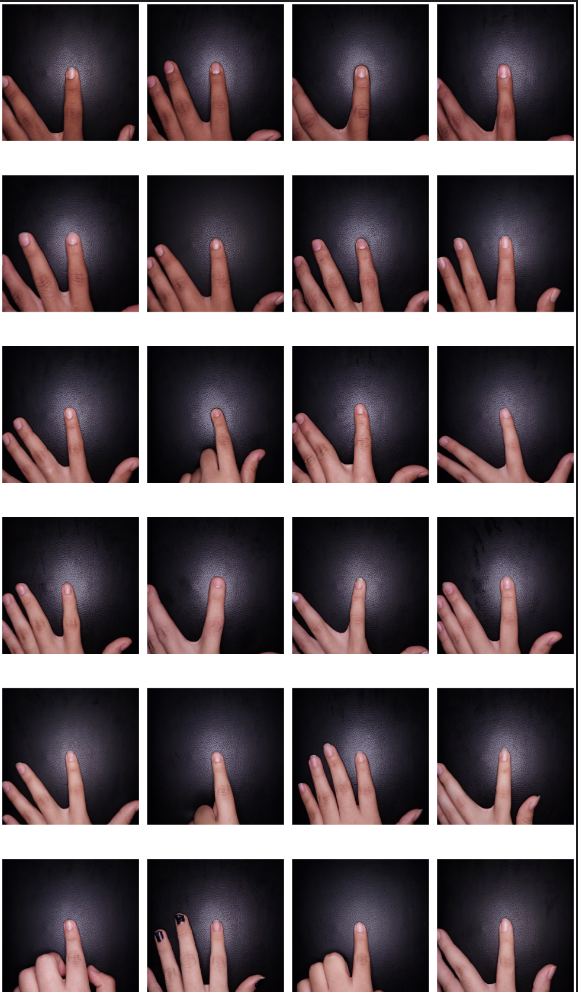
#> input picture Screenshot 2026-02-07 192527.png, 578 x 992 px, given as the content of the folder dataset/valles/raw/Normal/ex, which was not available
$ python 1_segment.py
#> lines starting #> are read from the running program, lines starting #| are printed output that depends on the picture; after the words box and inside, x2 and y2 are one past the last pixel; in counts of white or black regions, pixels touching at a corner belong together; pictures that were not available may be replaced by others from this repository, and a replacement may not be noted
import cv2
import numpy as np
import os
import glob

#segment skin regions from images in a folder (adapted for VALLES dataset) and save the results

def load_to_bgr_uint8(path):
    """
    Converts image to BGR uint8 format.
    """
#> called with path = '_only/Screenshot 2026-02-07 192527.png'
    bgr = cv2.imread(path, cv2.IMREAD_COLOR)
#> bgr is the input picture: shape (992, 578, 3); mean B, G, R 91.6, 87.5, 97.5
    if bgr is None:
        raise FileNotFoundError(f"Could not read {path}")
    return bgr

def create_skin_mask(bgr):
    #convert to YCrCb color space
    ycrcb = cv2.cvtColor(bgr, cv2.COLOR_BGR2YCrCb)
#> ycrcb: shape (992, 578, 3); mean of channels 0, 1, 2 91, 132.7, 128.3
    Y, Cr, Cb = cv2.split(ycrcb)
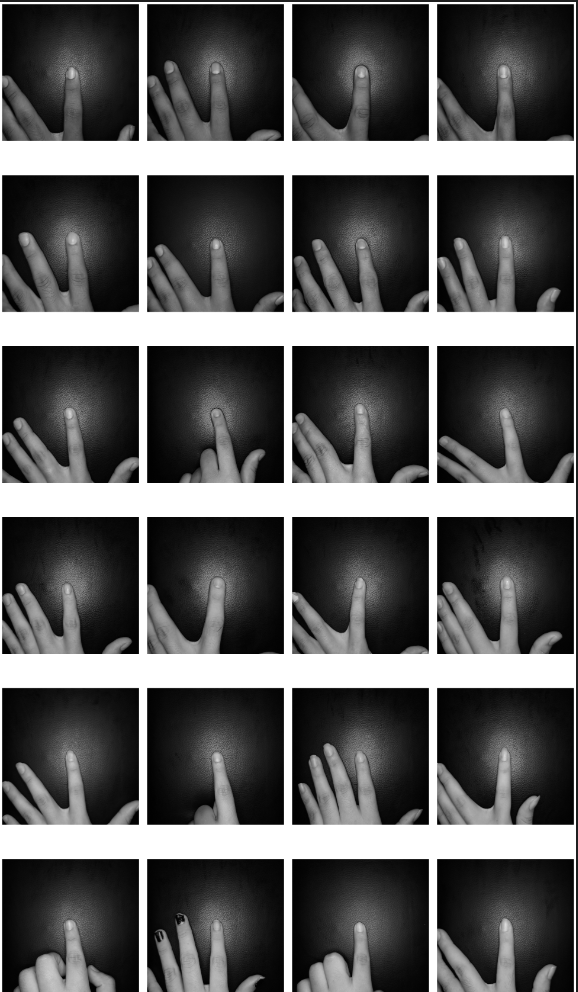
#> Y: shape (992, 578); min 0, max 255, mean 91
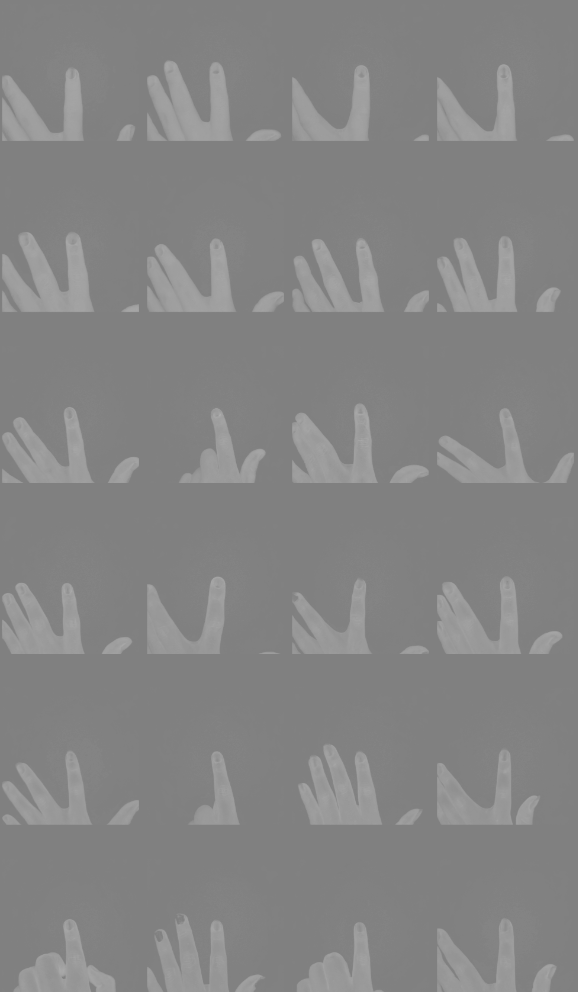
#> Cr: shape (992, 578); min 127, max 173, mean 132.7
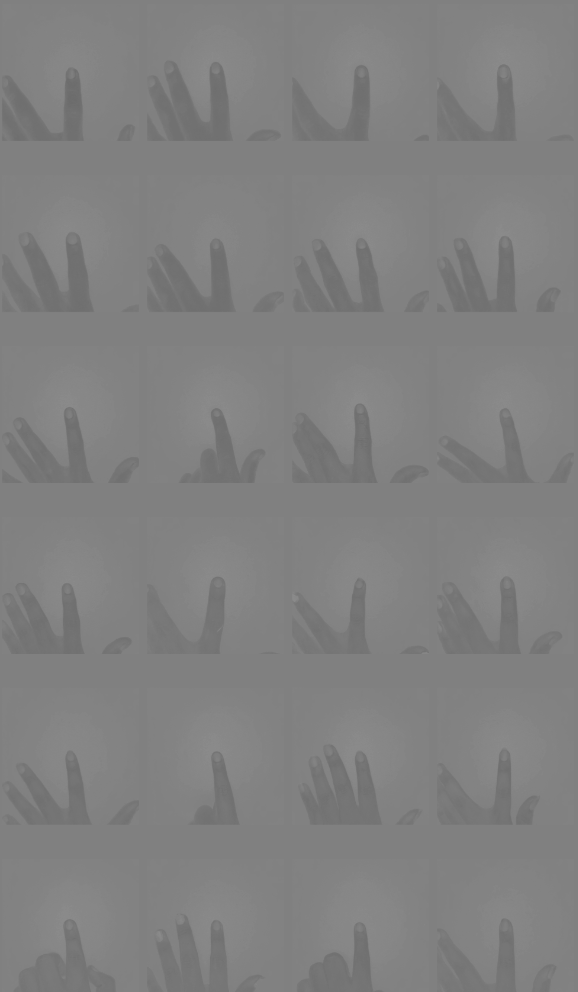
#> Cb: shape (992, 578); min 108, max 139, mean 128.3

    # compute median Cr and Cb values to define skin tone range
    Cr_med, Cb_med = np.median(Cr), np.median(Cb)
#> Cr_med = 128; Cb_med = 129
    #print(f"[DEBUG] Median Cr: {Cr_med:.2f}, Median Cb: {Cb_med:.2f}")
    lower = np.array([0, max(0, Cr_med - 20), max(0, Cb_med - 20)], np.uint8)
#> lower = [0, 108, 109]
    upper = np.array([255, min(255, Cr_med + 20), min(255, Cb_med + 20)], np.uint8)
#> upper = [255, 148, 149]

    mask = cv2.inRange(ycrcb, lower, upper)
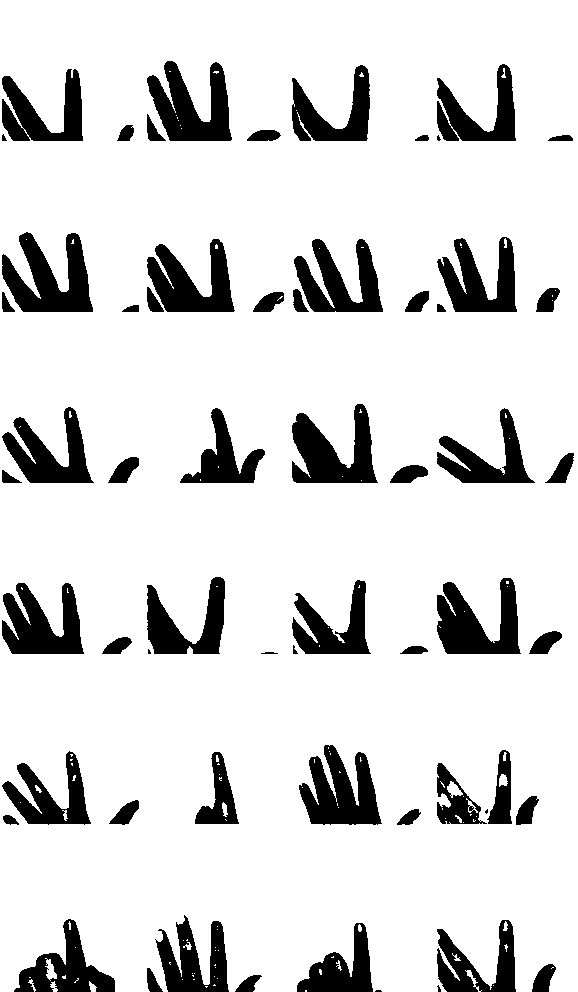
#> mask: shape (992, 578); 85.7% white; 60 black regions (5 under 20 px), largest, box (x1, y1, x2, y2) and area: (2, 232, 93, 312) 4128, (299, 745, 382, 825) 4019, (147, 61, 232, 141) 3903

    # Morphological operations to clean up the mask
    k = cv2.getStructuringElement(cv2.MORPH_ELLIPSE, (5,5))
    mask = cv2.morphologyEx(mask, cv2.MORPH_OPEN, k, iterations=2)
#> mask: shape (992, 578); 84.6% white; 43 black regions, largest, box (x1, y1, x2, y2) and area: (0, 232, 93, 312) 4609, (299, 745, 382, 825) 4480, (147, 61, 232, 141) 4474
    mask = cv2.morphologyEx(mask, cv2.MORPH_CLOSE, k, iterations=3)
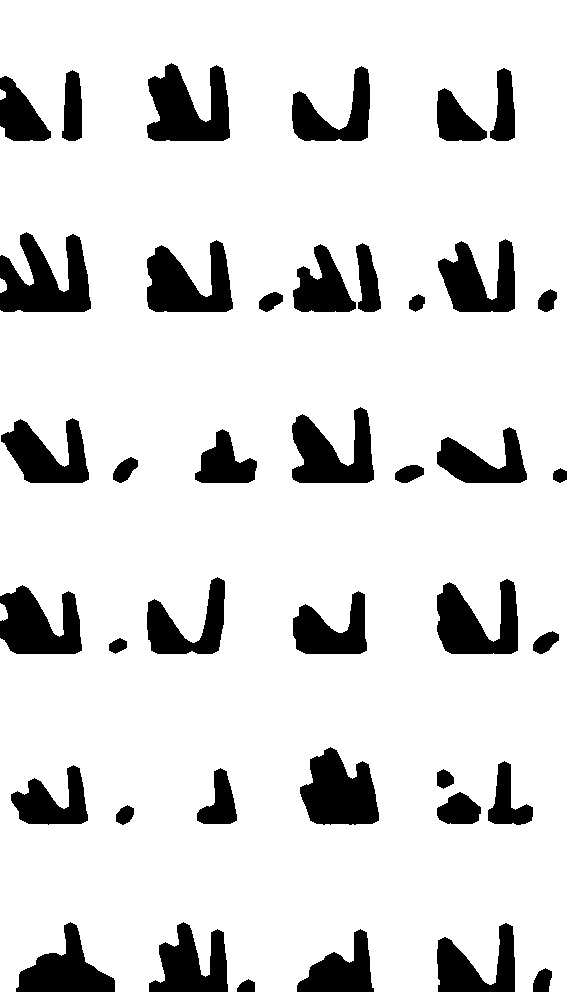
#> mask: shape (992, 578); 86.1% white; 40 black regions, largest, box (x1, y1, x2, y2) and area: (0, 232, 91, 312) 4546, (147, 63, 230, 141) 4313, (300, 747, 379, 825) 4259

    # Keep only the largest connected component
    num_labels, labels, stats, _ = cv2.connectedComponentsWithStats(mask)
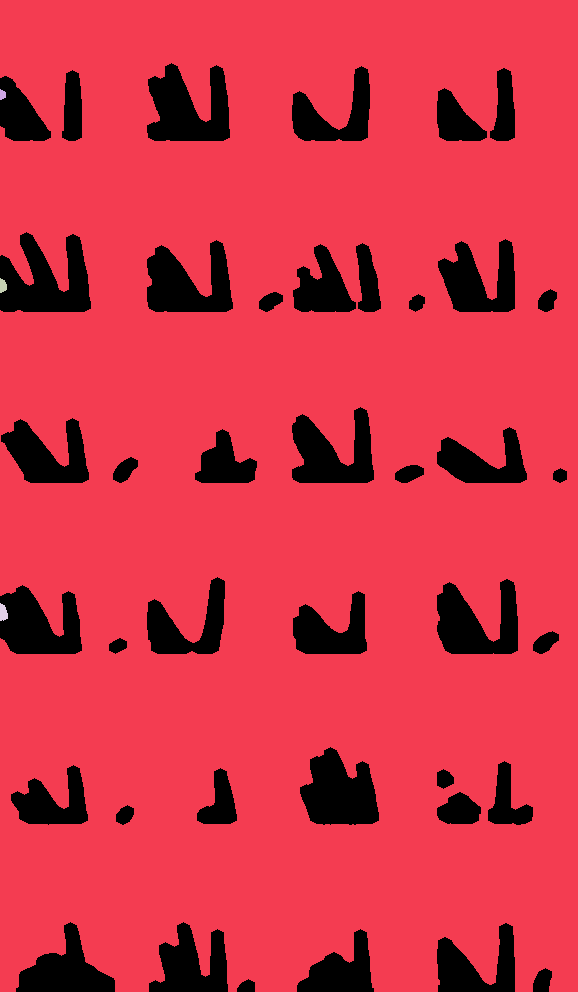
#> labels: shape (992, 578) int32; 5 distinct labels, from 0 to 4; one colour per label, 0 black
#> num_labels = 5; stats = [[0, 63, 567, 929, 79782], [0, 0, 578, 992, 493353], [0, 89, 6, 11, 51], [0, 278, 7, 15, 80], [0, 603, 8, 18, 110]]
    if num_labels > 1:
        largest = 1 + np.argmax(stats[1:, cv2.CC_STAT_AREA])
#> largest = 1
#> in segment_folder, `mask = create_skin_mask(img)`: mask: shape (992, 578); 86% white; 40 black regions, largest, box (x1, y1, x2, y2) and area: (0, 232, 91, 312) 4626, (147, 63, 230, 141) 4313, (300, 747, 379, 825) 4259
        clean = np.zeros_like(mask)
        clean[labels == largest] = 255
    else:
        clean = mask

    return clean

def apply_mask_always_invert(img, mask):
    mask_inv = cv2.bitwise_not(mask)
    segmented = cv2.bitwise_and(img, img, mask=mask_inv)
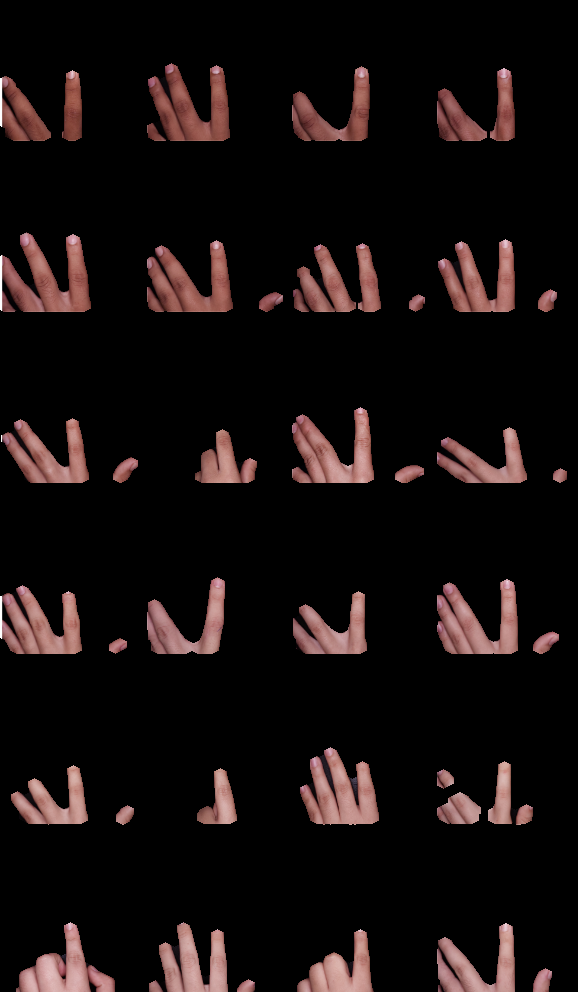
#> segmented: shape (992, 578, 3); mean B, G, R 14.2, 14.7, 21.9
    return segmented

def segment_folder(input_folder, output_folder="segmented_results"):
    os.makedirs(output_folder, exist_ok=True)
    paths = []
    for ext in ("*.jpg", "*.png", "*.jpeg", "*.npy"):
        paths.extend(glob.glob(os.path.join(input_folder, ext)))
    if not paths:
        raise FileNotFoundError(f"No supported images found in {input_folder}")

    for path in paths:
        base = os.path.splitext(os.path.basename(path))[0]
        print(f"[INFO] Processing {base} ...")
        img = load_to_bgr_uint8(path)
        mask = create_skin_mask(img)
        segmented = apply_mask_always_invert(img, mask)
        cv2.imwrite(os.path.join(output_folder, f"{base}_segmented.png"), segmented)

    print(f"[DONE] Segmented images saved to '{output_folder}'.")

if __name__ == "__main__":
    segment_folder(
        input_folder=r"dataset\valles\raw\Normal\ex",
        output_folder=r"dataset\valles\ex_seg"
    )
